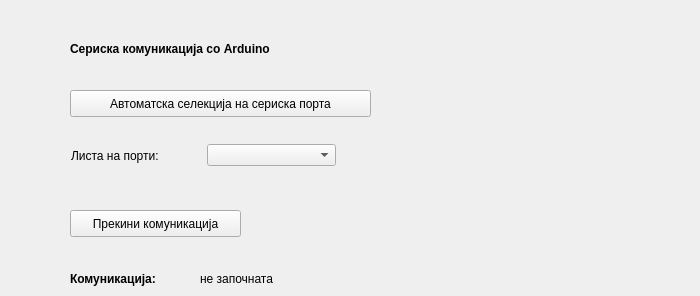
   <widget class="QWidget" name="tab_serial">
    <attribute name="title">
     <string>Комуникација</string>
    </attribute>
    <widget class="QPushButton" name="pB_connect">
     <property name="geometry">
      <rect>
       <x>70</x>
       <y>90</y>
       <width>301</width>
       <height>27</height>
      </rect>
     </property>
     <property name="toolTip">
      <string>&lt;html&gt;&lt;head/&gt;&lt;body&gt;&lt;p&gt;Seleciona automaticamente a porta USB em que a placa Arduino está conectada. É necessário que a Arduino esteja pré-carregada com o código Photogate específico.&lt;/p&gt;&lt;/body&gt;&lt;/html&gt;</string>
     </property>
     <property name="text">
      <string>Автоматска селекција на сериска порта</string>
     </property>
    </widget>
    <widget class="QLabel" name="label_2">
     <property name="geometry">
      <rect>
       <x>70</x>
       <y>40</y>
       <width>311</width>
       <height>17</height>
      </rect>
     </property>
     <property name="font">
      <font>
       <weight>75</weight>
       <bold>true</bold>
      </font>
     </property>
     <property name="text">
      <string>Сериска комуникација со Arduino</string>
     </property>
    </widget>
    <widget class="QPushButton" name="pB_closeconnection">
     <property name="geometry">
      <rect>
       <x>70</x>
       <y>210</y>
       <width>171</width>
       <height>27</height>
      </rect>
     </property>
     <property name="toolTip">
      <string>&lt;html&gt;&lt;head/&gt;&lt;body&gt;&lt;p&gt;Interrompa a conexão com a placa Arduino.&lt;/p&gt;&lt;/body&gt;&lt;/html&gt;</string>
     </property>
     <property name="text">
      <string>Прекини комуникација</string>
     </property>
    </widget>
    <widget class="QWidget" name="layoutWidget">
     <property name="geometry">
      <rect>
       <x>71</x>
       <y>141</y>
       <width>265</width>
       <height>29</height>
      </rect>
     </property>
     <layout class="QHBoxLayout" name="horizontalLayout_2">
      <item>
       <widget class="QLabel" name="label">
        <property name="text">
         <string>Листа на порти:</string>
        </property>
       </widget>
      </item>
      <item>
       <widget class="QComboBox" name="cB_port">
        <property name="toolTip">
         <string>&lt;html&gt;&lt;head/&gt;&lt;body&gt;&lt;p&gt;Selecione de uma lista a porta USB em que a placa Arduino está conectada. É necessário que a Arduino esteja pré-carregada com o código Photogate específico.&lt;/p&gt;&lt;/body&gt;&lt;/html&gt;</string>
        </property>
       </widget>
      </item>
     </layout>
    </widget>
    <widget class="QLabel" name="label_25">
     <property name="geometry">
      <rect>
       <x>70</x>
       <y>270</y>
       <width>121</width>
       <height>17</height>
      </rect>
     </property>
     <property name="font">
      <font>
       <weight>75</weight>
       <bold>true</bold>
      </font>
     </property>
     <property name="text">
      <string>Комуникација:</string>
     </property>
    </widget>
    <widget class="QLabel" name="l_commstatus">
     <property name="geometry">
      <rect>
       <x>200</x>
       <y>270</y>
       <width>491</width>
       <height>17</height>
      </rect>
     </property>
     <property name="text">
      <string>не започната</string>
     </property>
    </widget>
   </widget>
